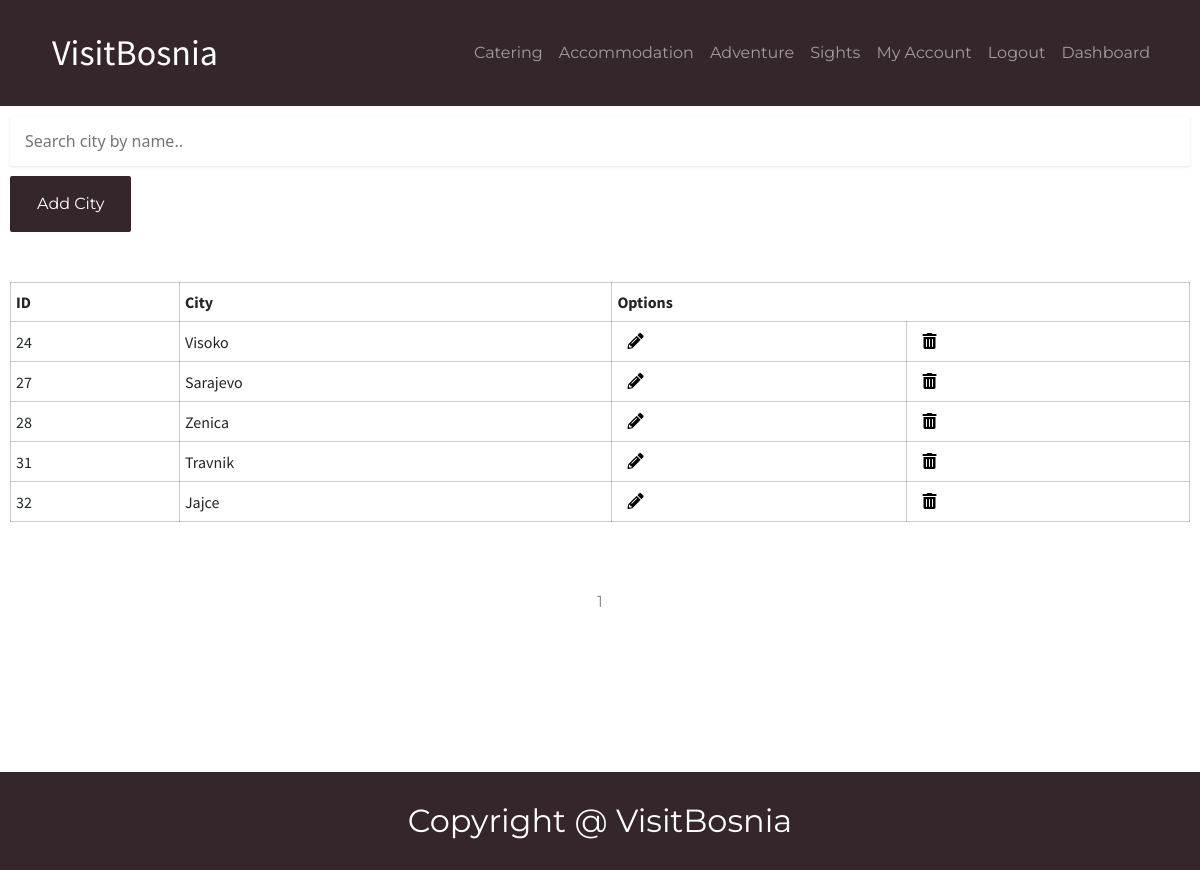
Screenshot of /Cities/cities.php (signed in) with the database file from the repository.
### tables this page shows
CREATE TABLE `type` (
  `tid` int(11) NOT NULL,
  `name` varchar(255) NOT NULL,
  `supertype` int(11) DEFAULT NULL,
  `picture` varchar(255) DEFAULT NULL
);

CREATE TABLE `city` (
  `cid` int(11) NOT NULL,
  `name` varchar(100) NOT NULL,
  `Country` int(11) DEFAULT NULL
);

### Cities/cities.php (the view, shortened to what this page needs)
<?php
require("../dbase.php");
$page = $_GET['page'] ?? 1;
$queryObjects = mysqli_query($conn, "SELECT * FROM city");
$numOfObjects = mysqli_num_rows($queryObjects);
$objectsPerPage = 15;
$pages = ceil($numOfObjects / $objectsPerPage);
$offset = ($page - 1) * $objectsPerPage;
if ($_POST){
    $query = mysqli_query($conn,"SELECT cid, name, Country FROM city WHERE name LIKE '%{$input}%' LIMIT {$offset}, {$objectsPerPage} ");
} else {
    $query = mysqli_query($conn, "SELECT cid, name, Country FROM city LIMIT {$offset}, {$objectsPerPage}");
}
?>
<!doctype html>
<html lang="en">
<head>
    <?php include("../Includes/head.php") ?>
    <link rel="stylesheet" href="../Includes/dashboard.css">
    <link rel="stylesheet" href="../Includes/header.css" type="text/css">
    <link rel="stylesheet" href="../Includes/footer.css" type="text/css">
</head>
<body>
<div id="hdr">
    <?php include("../Includes/header.php"); ?>
</div>
<div class="wrapper">
    <div class="second-nav">
        <form action="" method="POST">
            <input name="search" class="search-bar" type="text" placeholder="Search city by name..">
        </form>
        <a href="../NewCity/newcity.php" class="addObjectBtn">Add City</a>
    </div>
    <div class="responsive-table">
        <table>
            <tr>
                <th>ID</th>
                <th>City</th>
                <th colspan="2">Options</th>
            </tr>
            <?php while ($row = mysqli_fetch_assoc($query)): ?>
                <tr>
                    <td><?= $row['cid'] ?></td>
                    <td><?= $row['name'] ?></td>
                    <td><a href="edit.php?id=<?= $row['cid'] ?>" class="icon"><i class="fas fa-pencil-alt"></i></a></td>
                    <td><a href="delete.php?id=<?= $row['cid'] ?>" class="icon"><i class="fas fa-trash-alt"></i></a></td>
                </tr>
            <?php endwhile; ?>
        </table>
    </div>
    <div class="pagination">
        <?php for ($i=0 ; $i<$pages ; $i++) :?>
            <a href="cities.php?page=<?= $i+1 ?>"><?= $i+1 ?></a>
        <?php endfor; ?>
    </div>
</div>
<?php include("../Includes/footer.php");?>
</body>
</html>

### Includes/header.php (shortened to what this page needs)
<?php
$conn = mysqli_connect('localhost', 'root', '', 'visitbosnia');
$mainCategories = mysqli_query($conn, "SELECT t.tid,t.name FROM type t WHERE t.supertype IS NULL");
?>
<nav class="navbar navbar-expand-lg navbar-dark">
   <div class="container">
       <a class="navbar-brand" href="../Citypage/citypage.php">VisitBosnia</a>
       <div class="collapse navbar-collapse" id="navbarSupportedContent">
           <ul class="navbar-nav mr-auto">
               <?php while ($row = mysqli_fetch_assoc($mainCategories)): ?>
                   <li class="nav-item"><a class="nav-link" href="../Category/category.php?category=<?= $row['tid'] ?>"><?= $row['name'] ?></a></li>
               <?php endwhile; ?>
               <?php if (isset($_SESSION['auth'])): ?>
                   <li class="nav-item"><a class="nav-link" href="../Profile/profile.php">My Account</a></li>
                   <li class="nav-item"><a class="nav-link" href="../logout.php">Logout</a></li>
               <?php endif; ?>
               <?php if (isset($_SESSION['admin']) && $_SESSION['admin'] == 1): ?>
                   <li class="nav-item"><a class="nav-link" href="../Dashboard/dashboard.php">Dashboard</a></li>
               <?php endif; ?>
           </ul>
       </div>
   </div>
</nav>

### Includes/dashboard.css (style rules this page uses)
* { margin: 0; padding: 0; box-sizing: border-box; }
#hdr { background-color: #34262B; }
.wrapper { width: 1500px; margin: 0 auto; }
.responsive-table { overflow: auto; }
.second-nav { margin: 30px 0; }
form { display: inline; }
.search-bar { background: #FFFFFF; width: 90%; height: 50px; box-shadow: 0 1px 3px rgba(0, 0, 0, 0.1); border-radius: 2px; border: none; padding: 15px; }
.addObjectBtn { background-color: #34262B; color: #fff; border-radius: 2px; padding: 16px 27px; }
td, th { padding: 7px 5px; }
table { margin: 30px 0; width: 100%; }
table, td, th { border: 1px solid rgba(0,0,0,0.2); border-collapse: collapse; font-family: "Source Sans Pro", sans-serif; }
.icon { color: #000000; }
.pagination a { color: rgba(46, 57, 63, 0.6); padding: 8px 16px; border: 3px black; text-decoration: none; transition: background-color .3s; }
.pagination { display: flex; align-items: center; justify-content: center; width: 100%; margin: 30px 0; }
@media (max-width: 1500px) { .wrapper, .search-bar { width: 100%; } }
@media (max-width: 1500px) { .addObjectBtn { display: inline-block; margin: 10px 0; } }
@media (max-width: 1500px) { .responsive-table, .second-nav { margin: 10px; } }

### Includes/header.css (style rules this page uses)
.navbar-brand { font-family: "Source Sans Pro", sans-serif; color: #fff; text-decoration: none; font-size: 36px; }
.container { margin: 13px auto; }
.navbar-collapse { flex-grow: 0; margin: 0; text-align: center; }
a { font-family: "Montserrat", sans-serif; text-decoration: none; color: #fff; padding: 10px; margin: 0; }

### rows the page displays
type: name "Catering"
type: name "Accommodation"
type: name "Adventure"
type: name "Sights"
city: cid "24", name "Visoko"
city: cid "27", name "Sarajevo"
city: cid "28", name "Zenica"
city: cid "31", name "Travnik"
city: cid "32", name "Jajce"
